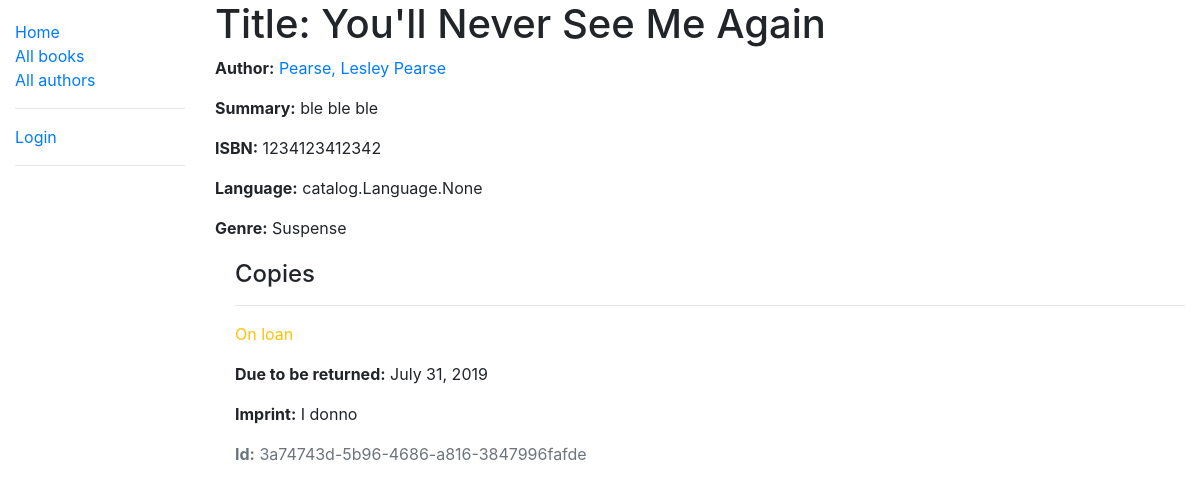
Before: /catalog/book/2 with the older database file.
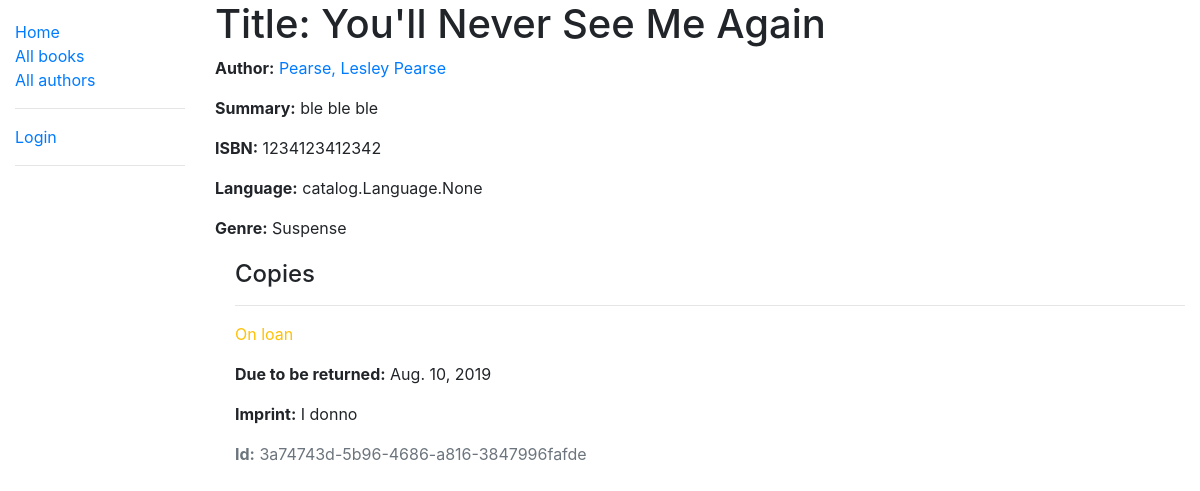
After: the same page with the newer database file.
### catalog/models.py (models this page shows, shortened)
class BookInstance(models.Model):
    id = models.UUIDField(primary_key=True, default=uuid.uuid4,
                          help_text='Unique ID for this particular book across whole library')
    book = models.ForeignKey('Book', on_delete=models.SET_NULL, null=True)
    imprint = models.CharField(max_length=200)
    due_back = models.DateField(null=True, blank=True)
    LOAN_STATUS = (
        ('m', 'Maintainance'),
        ('o', 'On loan'),
        ('a', 'Available'),
        ('r', 'Reversed')
    )
    status = models.CharField(
        max_length=1,
        choices=LOAN_STATUS,
        blank=True,
        default='m',
        help_text='Book availability',
    )
    borrower = models.ForeignKey(User, on_delete=models.SET_NULL, null=True, blank=True)
    class Meta:
        ordering = ['due_back']
        permissions = (('can_mark_returned', 'Set book as returned'),)

### catalog/views.py (the view)
# urls.py: path('book/<int:pk>', views.BookDetailView.as_view(), name='book-detail'),
class BookDetailView(generic.DetailView):
    model = Book
    template_name = 'book_detail.html'

### catalog/models.py (called while the page is built)
    def __str__(self):
        return self.name

    def __str__(self):
        return f'{self.last_name}, {self.first_name}'

### catalog/templates/book_detail.html
{% extends "base_generic.html" %}
{% block content %}
  <h1>Title: {{ book.title }}</h1>
  <p><strong>Author:</strong> <a href="{% url 'author-detail' book.author.pk %}">{{ book.author }}</a></p>
  <p><strong>Summary:</strong> {{ book.summary }}</p>
  <p><strong>ISBN:</strong> {{ book.isbn }}</p>
  <p><strong>Language:</strong> {{ book.language }}</p>
  <p><strong>Genre:</strong> {% for genre in book.genre.all %} {{ genre }}{% if not forloop.last %}, {% endif %}{% endfor %}</p>
  <div style="margin-left:20px;margin-top:20px">
    <h4>Copies</h4>
    {% for copy in book.bookinstance_set.all %}
      <hr>
      <p class="{% if copy.status == 'a' %}text-success{% elif copy.status == 'm' %}text-danger{% else %}text-warning{% endif %}">{{ copy.get_status_display }}</p>
      {% if copy.status != 'a' %}
        <p><strong>Due to be returned:</strong> {{copy.due_back}}</p>
      {% endif %}
      <p><strong>Imprint:</strong> {{copy.imprint}}</p>
      <p class="text-muted"><strong>Id:</strong> {{copy.id}}</p>
    {% endfor %}
  </div>
{% endblock %}

Changed rows visible on the page:
changed BookInstance "On loan": due_back "July 31, 2019" → "Aug. 10, 2019"
